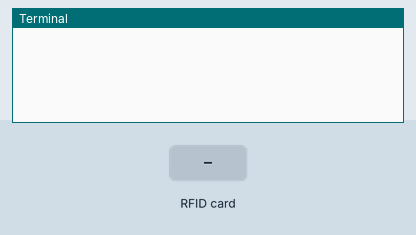
The program below on a simulated Raspberry Pi (BCM pin numbers). Shown: the last lines printed to the terminal. The test bench sets the inputs (shaded band).

Above: at 1.2 s.
1.3 s: RFID card 01 80 12 82 held to the reader
At 2.6 s:
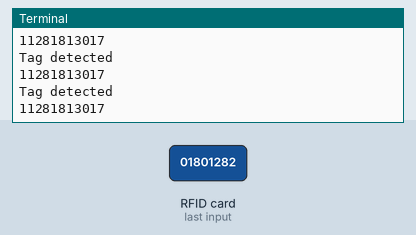
2.8 s: RFID card 96 40 45 D8 held to the reader
At 4.7 s:
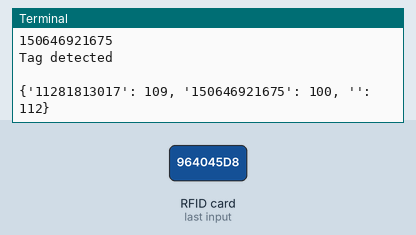
5.0 s: RFID card 1F 68 05 C2 held to the reader
At 6.3 s:
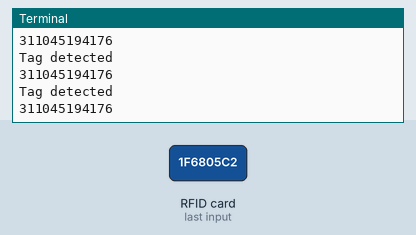
6.5 s: RFID card 5E 7A 19 C4 held to the reader
At 8.6 s:
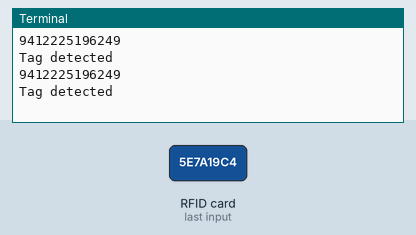

Measured:
- after the input at 1.3 s, the terminal: prints a new line at once (image 1)
- after the input at 2.8 s, the terminal: prints a new line at once (image 2)
- after the input at 5.0 s, the terminal: prints a new line at once (image 3)
- after the input at 6.5 s, the terminal: prints a new line at once (image 4)

The program:

readdic.py
```python
from pirc522 import RFID
import time
rdr = RFID()
usernames = list(range(100,118))
user = {}
'''
user={'645323413524': 115, '48241233135175': 116, '19348180171238': 109, '92220176171155': 108,
      '6423616124192': 107, '32148176171175': 110, '48154235135198': 111,
      '128117222135172': 112, '21953231171162': 113, '17212177171223': 105,
      '24023913421140': 114, '1285612613367': 106, '15022117617180': 104,
      '4223924810188':100, '8512912171115':101, '134889194219':102, '10177206101131':103,
      '0180128209':117}'''

while True:
  for i in usernames:
  #rdr.wait_for_tag()
      (error, tag_type) = rdr.request()
      if not error:
        print("Tag detected")
        (error, uid) = rdr.anticoll()
        #print(uid)
        id1 = "".join(map(str, uid))
        print(id1)
        if id1 not in user.keys() and i not in user.values():
          user[id1] = i
          print(user)
        #print(user[id1])
        #time.sleep(5)
        if not error:

          # Select Tag is required before Auth
          if not rdr.select_tag(uid):
            # Auth for block 10 (block 2 of sector 2) using default shipping key A
            if not rdr.card_auth(rdr.auth_a, 10, [0xFF, 0xFF, 0xFF, 0xFF, 0xFF, 0xFF], uid):
              # This will print something like (False, [0, 0, 0, 0, 0, 0, 0, 0, 0, 0, 0, 0, 0, 0, 0, 0])

              # Always stop crypto1 when done working
              rdr.stop_crypto()

# Calls GPIO cleanup
rdr.cleanup()
```
